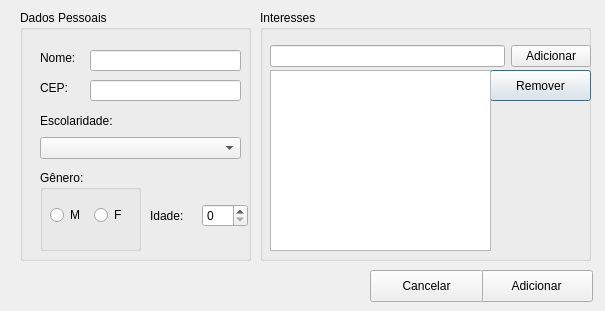
<?xml version="1.0" encoding="UTF-8"?>
<ui version="4.0">
 <class>CriarPerfil</class>
 <widget class="QDialog" name="CriarPerfil">
  <property name="geometry">
   <rect>
    <x>0</x>
    <y>0</y>
    <width>605</width>
    <height>311</height>
   </rect>
  </property>
  <property name="windowTitle">
   <string>Criar Perfil do Usuário</string>
  </property>
  <widget class="QGroupBox" name="groupBox">
   <property name="geometry">
    <rect>
     <x>20</x>
     <y>10</y>
     <width>231</width>
     <height>251</height>
    </rect>
   </property>
   <property name="title">
    <string>Dados Pessoais</string>
   </property>
   <widget class="QLabel" name="label_5">
    <property name="geometry">
     <rect>
      <x>20</x>
      <y>70</y>
      <width>59</width>
      <height>16</height>
     </rect>
    </property>
    <property name="minimumSize">
     <size>
      <width>59</width>
      <height>0</height>
     </size>
    </property>
    <property name="text">
     <string>CEP:</string>
    </property>
   </widget>
   <widget class="QGroupBox" name="groupBox_2">
    <property name="geometry">
     <rect>
      <x>20</x>
      <y>160</y>
      <width>101</width>
      <height>81</height>
     </rect>
    </property>
    <property name="title">
     <string>Gênero:</string>
    </property>
    <widget class="QWidget" name="layoutWidget">
     <property name="geometry">
      <rect>
       <x>10</x>
       <y>30</y>
       <width>81</width>
       <height>31</height>
      </rect>
     </property>
     <layout class="QHBoxLayout" name="horizontalLayout">
      <item>
       <widget class="QRadioButton" name="radioButtonM">
        <property name="text">
         <string>M</string>
        </property>
       </widget>
      </item>
      <item>
       <widget class="QRadioButton" name="radioButtonF">
        <property name="text">
         <string>F</string>
        </property>
       </widget>
      </item>
     </layout>
    </widget>
   </widget>
   <widget class="QLineEdit" name="lineEditCEP">
    <property name="geometry">
     <rect>
      <x>70</x>
      <y>70</y>
      <width>151</width>
      <height>21</height>
     </rect>
    </property>
    <property name="minimumSize">
     <size>
      <width>113</width>
      <height>0</height>
     </size>
    </property>
   </widget>
   <widget class="QLabel" name="label">
    <property name="geometry">
     <rect>
      <x>20</x>
      <y>40</y>
      <width>59</width>
      <height>16</height>
     </rect>
    </property>
    <property name="text">
     <string>Nome:</string>
    </property>
   </widget>
   <widget class="QLineEdit" name="lineEditNome">
    <property name="geometry">
     <rect>
      <x>70</x>
      <y>40</y>
      <width>151</width>
      <height>21</height>
     </rect>
    </property>
   </widget>
   <widget class="QWidget" name="layoutWidget">
    <property name="geometry">
     <rect>
      <x>130</x>
      <y>190</y>
      <width>98</width>
      <height>31</height>
     </rect>
    </property>
    <layout class="QHBoxLayout" name="horizontalLayout_2">
     <item>
      <widget class="QLabel" name="label_3">
       <property name="text">
        <string>Idade:</string>
       </property>
      </widget>
     </item>
     <item>
      <widget class="QSpinBox" name="spinBoxIdade"/>
     </item>
    </layout>
   </widget>
   <widget class="QWidget" name="layoutWidget">
    <property name="geometry">
     <rect>
      <x>20</x>
      <y>100</y>
      <width>201</width>
      <height>49</height>
     </rect>
    </property>
    <layout class="QVBoxLayout" name="verticalLayout">
     <item>
      <widget class="QLabel" name="label_4">
       <property name="text">
        <string>Escolaridade:</string>
       </property>
      </widget>
     </item>
     <item>
      <widget class="QComboBox" name="comboBoxEscolaridade"/>
     </item>
    </layout>
   </widget>
   <zorder>layoutWidget</zorder>
   <zorder>label_5</zorder>
   <zorder>groupBox_2</zorder>
   <zorder>lineEditCEP</zorder>
   <zorder>label</zorder>
   <zorder>lineEditNome</zorder>
   <zorder>layoutWidget</zorder>
  </widget>
  <widget class="QGroupBox" name="groupBox_3">
   <property name="geometry">
    <rect>
     <x>260</x>
     <y>10</y>
     <width>331</width>
     <height>251</height>
    </rect>
   </property>
   <property name="title">
    <string>Interesses</string>
   </property>
   <widget class="QPushButton" name="pushButton_3">
    <property name="geometry">
     <rect>
      <x>230</x>
      <y>60</y>
      <width>101</width>
      <height>31</height>
     </rect>
    </property>
    <property name="text">
     <string>Remover</string>
    </property>
   </widget>
   <widget class="QWidget" name="layoutWidget">
    <property name="geometry">
     <rect>
      <x>10</x>
      <y>30</y>
      <width>321</width>
      <height>33</height>
     </rect>
    </property>
    <layout class="QHBoxLayout" name="horizontalLayout_3">
     <item>
      <widget class="QLineEdit" name="lineEditInteresse"/>
     </item>
     <item>
      <widget class="QPushButton" name="pushButton_2">
       <property name="text">
        <string>Adicionar</string>
       </property>
      </widget>
     </item>
    </layout>
   </widget>
   <widget class="QListWidget" name="listWidgetInteresses">
    <property name="geometry">
     <rect>
      <x>10</x>
      <y>60</y>
      <width>221</width>
      <height>181</height>
     </rect>
    </property>
   </widget>
  </widget>
  <widget class="QPushButton" name="pushButtonAdicionar">
   <property name="geometry">
    <rect>
     <x>480</x>
     <y>270</y>
     <width>113</width>
     <height>32</height>
    </rect>
   </property>
   <property name="text">
    <string>Adicionar</string>
   </property>
  </widget>
  <widget class="QPushButton" name="pushButton_4">
   <property name="geometry">
    <rect>
     <x>370</x>
     <y>270</y>
     <width>113</width>
     <height>32</height>
    </rect>
   </property>
   <property name="text">
    <string>Cancelar</string>
   </property>
  </widget>
 </widget>
 <resources/>
 <connections>
  <connection>
   <sender>pushButton_4</sender>
   <signal>clicked()</signal>
   <receiver>CriarPerfil</receiver>
   <slot>close()</slot>
   <hints>
    <hint type="sourcelabel">
     <x>394</x>
     <y>286</y>
    </hint>
    <hint type="destinationlabel">
     <x>290</x>
     <y>274</y>
    </hint>
   </hints>
  </connection>
 </connections>
</ui>
